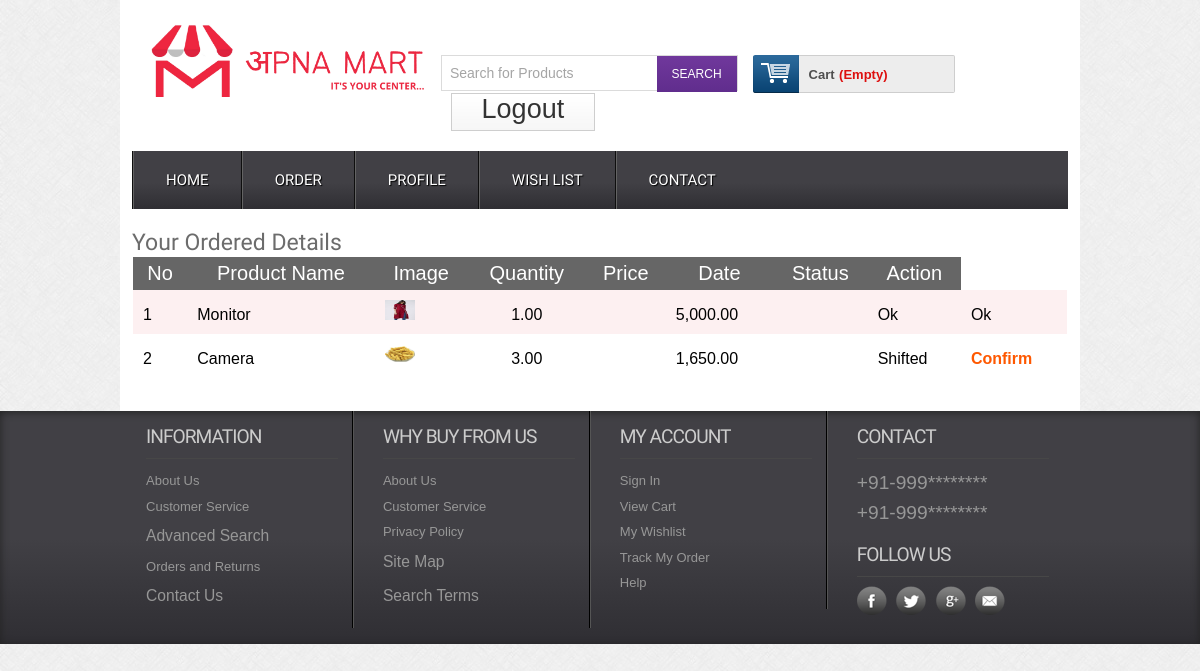
Page /orderdetails.php (signed in) on the committed database.
### tables this page shows
CREATE TABLE `tbl_order` (
  `id` int(11) NOT NULL,
  `cmrId` int(11) NOT NULL,
  `productId` int(11) NOT NULL,
  `productName` varchar(255) NOT NULL,
  `quantity` int(11) NOT NULL,
  `price` float NOT NULL,
  `image` varchar(255) NOT NULL,
  `date` datetime NOT NULL DEFAULT current_timestamp(),
  `status` int(11) NOT NULL DEFAULT 0
);

### classes/Cart.php (called while the page is built, shortened)
<?php
$filepath = realpath(dirname(__FILE__));
include_once($filepath.'/../lib/Database.php');
 ?>
<?php
class Cart
{
    private $db;
    public function __construct()
    {
        $this->db = new Database();
    }
    public function checkCartItem()
    {
        $sId = session_id();
        $query = "SELECT * FROM tbl_cart WHERE sId = '$sId'";
        $result = $this->db->select($query);
        return $result;
    }
    public function getOrderProduct($cmrId)
    {
        $query = "SELECT * FROM tbl_order WHERE cmrId = '$cmrId' ORDER BY date DESC";
        $result = $this->db->select($query);
        return $result;
    }
    public function checkOrder($cmrId)
    {
        $query = "SELECT * FROM tbl_order WHERE cmrId = '$cmrId'";
        $result = $this->db->select($query);
        return $result;
    }
}

### lib/Database.php (called while the page is built, shortened)
<?php
class Database
{
    public $host   = DB_HOST;
    public $user   = DB_USER;
    public $pass   = DB_PASS;
    public $dbname = DB_NAME;
    public $link;
    private function connectDB()
    {
        $this->link = new mysqli(
            $this->host,
            $this->user,
            $this->pass,
            $this->dbname
        );
    }
    public function select($query)
    {
        $result = $this->link->query($query) or
        die($this->link->error . __LINE__);
        if ($result->num_rows > 0) {
            return $result;
        } else {
            return false;
        }
    }
}

### lib/Session.php (called while the page is built, shortened)
<?php
class Session
{
    public static function get($key)
    {
        if (isset($_SESSION[$key])) {
            return $_SESSION[$key];
        } else {
            return false;
        }
    }
}

### classes/Product.php (called while the page is built, shortened)
<?php
$filepath = realpath(dirname(__FILE__));
include_once($filepath.'/../lib/Database.php');
 ?>
<?php
class Product
{
    private $db;
    public function __construct()
    {
        $this->db = new Database();
    }
    public function getWlistData($cmrId)
    {
        $query = "SELECT * FROM tbl_wlist WHERE cmrId = '$cmrId' ORDER BY id DESC";
        $result = $this->db->select($query);
        return $result;
    }
}

### orderdetails.php (the view, shortened to what this page needs)
<?php include 'inc/header.php'; ?>
 <div class="main">
    <div class="content">
    		<div class="section group">
    			<div class="order">
    				<h2>Your Ordered Details</h2>
    				<table class="tblone">
							<tr>
								<th>No</th>
								<th>Product Name</th>
								<th>Image</th>
								<th>Quantity</th>
								<th>Price</th>
								<th>Date</th>
								<th>Status</th>
								<th>Action</th>
							</tr>
							<?php
                            $cmrId = Session::get("cmrId");
                            $getOrder = $ct->getOrderProduct($cmrId);
                            if ($getOrder) {
                                $i=0;
                                while ($result = $getOrder->fetch_assoc()) {
                                    $i++; ?>
							<tr>
								<td><?php echo $i; ?></td>
								<td><?php echo $result['productName']; ?></td>
								<td><img src="../dashboard -blue/<?php echo $result['image']; ?>" alt=""/></td>
								<td style="text-align:center;"><?php echo $result['quantity'].".00"; ?></td>
								<td><?php echo $result['Address']; ?></td>
								<td><?php echo number_format($result['price']).".00"; ?></td>
                                <td><?php echo $fm->formatDate($result['date']); ?></td>
                                <td><?php
                                if ($result['status'] == '0') {
                                    echo "Pending";
                                } elseif ($result['status'] == '1') {
                                    echo "Shifted";
                                } else {
                                    echo "Ok";
                                } ?></td>
                                <?php if ($result['status'] == '1') {
                                    ?>
								<td><a href="?customerId=<?php echo $cmrId; ?>&price=<?php echo $result['price']; ?>&time=<?php echo $result['date']; ?>">Confirm</a></td>
                                <?php
                                } elseif ($result['status'] == '2') {
                                    ?>
								<td>Ok</td>
                                <?php
                                } elseif ($result['status'] == '0') {
                                    echo "<td>N/A</td>";
                                } ?>
							</tr>
							<?php
                                }
                            } ?>
						</table>
    			</div>
    		</div>
    </div>
 </div>
<?php include 'inc/footer.php'; ?>

### inc/header.php (shortened to what this page needs)
<?php
 include 'lib/Session.php';
include 'lib/Database.php';
$pd = new Product();
$ct = new Cart();
 ?>
<!DOCTYPE HTML>
<head>
<link href="css/style.css" rel="stylesheet" type="text/css" media="all"/>
<link href="css/menu.css" rel="stylesheet" type="text/css" media="all"/>
</head>
<body>
  <div class="wrap">
    <div class="header_top">
      <div class="logo">
        <img src="admin/img/apnamart.png"
        <a href="index.php">
      </div>
        <div class="header_top_right">
          <div class="search_box">
            <form action="search.php" method="post" >
              <input type="text" name="search" value="Search for Products" onfocus="this.value = '';" onblur="if (this.value == '') {this.value = 'Search for Products';}"><input type="submit" value="SEARCH">
            </form>
          </div>
          <div class="shopping_cart">
          <div class="cart">
            <a href="cart.php" title="View my shopping cart" rel="nofollow">
                <span class="cart_title">Cart</span>
                <span class="no_product">
                <?php
                                $getData = $ct->checkCartItem();
                                if ($getData) {
                                    $sum = Session::get("gTotal");
                                    $qty = Session::get("qty");
                                    echo "$".number_format($sum).".00"." | Qty: ".$qty;
                                } else {
                                    echo '(Empty)';
                                }
                                 ?>
                </span>
              </a>
            </div>
            </div>
       <div class="login">
        <?php
$login = Session::get("cuslogin");
if ($login == false) {
    ?>
    <a href="login.php">Login</a>
<?php
} else {
        ?>
<a href="?cid=<?php Session::get('cmrId'); ?>">Logout</a>
<?php
    }
 ?>
       </div>
   </div>
 </div>
<div class="menu">
  <ul id="dc_mega-menu-orange" class="dc_mm-orange">
    <li><a href="index.php">Home</a></li>
       <?php
      $cmrId = Session::get("cmrId");
      $chkOrder = $ct->checkOrder($cmrId);
      if ($chkOrder) {
          ?>
        <li><a href="orderdetails.php">Order</a></li>
      <?php
      }
       ?>
<?php
$login = Session::get("cuslogin");
if ($login == true) {
    ?>
  <li><a href="profile.php">Profile</a></li>
<?php
}
 ?>
    <?php $cmrId = Session::get("cmrId");
                                ?>
    <?php
                            $checkWlist = $pd->getWlistData($cmrId);
                            if ($checkWlist) {
                                ?>
    <li><a href="wlist.php">Wish List</a></li>
    <?php
                            } ?>
    <li><a href="contact.php">Contact</a> </li>
  </ul>
</div>

### inc/footer.php (shortened to what this page needs)
</div>
   <div class="footer">
   	  <div class="wrapper">
	     <div class="section group">
				<div class="col_1_of_4 span_1_of_4">
						<h4>Information</h4>
						<ul>
						<li><a href="#">About Us</a></li>
						<li><a href="#">Customer Service</a></li>
						<li><a href="#"><span>Advanced Search</span></a></li>
						<li><a href="#">Orders and Returns</a></li>
						<li><a href="contact.php"><span>Contact Us</span></a></li>
						</ul>
					</div>
				<div class="col_1_of_4 span_1_of_4">
					<h4>Why buy from us</h4>
						<ul>
						<li><a href="about.php">About Us</a></li>
						<li><a href="faq.php">Customer Service</a></li>
						<li><a href="#">Privacy Policy</a></li>
						<li><a href="contact.php"><span>Site Map</span></a></li>
						<li><a href="preview.php"><span>Search Terms</span></a></li>
						</ul>
				</div>
				<div class="col_1_of_4 span_1_of_4">
					<h4>My account</h4>
						<ul>
							<li><a href="login.php">Sign In</a></li>
							<li><a href="index.php">View Cart</a></li>
							<li><a href="#">My Wishlist</a></li>
							<li><a href="#">Track My Order</a></li>
							<li><a href="faq.php">Help</a></li>
						</ul>
				</div>
				<div class="col_1_of_4 span_1_of_4">
					<h4>Contact</h4>
						<ul>
							<li><span>+91-999********</span></li>
							<li><span>+91-999********</span></li>
						</ul>
						<div class="social-icons">
							<h4>Follow Us</h4>
					   		  <ul>
							      <li class="facebook"><a href="#" target="_blank"> </a></li>
							      <li class="twitter"><a href="#" target="_blank"> </a></li>
							      <li class="googleplus"><a href="#" target="_blank"> </a></li>
							      <li class="contact"><a href="#" target="_blank"> </a></li>
						     </ul>
   	 					</div>
				</div>
			</div>
     </div>
    </div>
    <link href="css/flexslider.css" rel='stylesheet' type='text/css' />
</body>
</html>

### css/menu.css (style rules this page uses)
ul.dc_mm-orange,ul.dc_mm-orange li { border:none; list-style:none; }
ul.dc_mm-orange { background: #414045; background: -moz-linear-gradient(top, #414045 55%, #2f2e33 100%); background: -webkit-gradient(linear, left top, left bottom, color-stop(55%,#414045), color-stop(100%,#2f2e33)); background: -webkit-linear-gradient(top, #414045 55%,#2f2e33 100%); background: -o-linear-gradient(top, #414045 55%,#2f2e33 100%); background: -ms-linear-gradient(top, #414045 55%,#2f2e33 100%); background: linear-gradient(to bottom, #414045 55%,#2f2e33 100%); filter: progid:DXImageTransform.Microsoft.gradient( startColorstr='#414045', endColorstr='#2f2e33',GradientType=0 ); font:normal 13px Arial,sans-serif; padding:0; position:relative; width:100%; }
ul.dc_mm-orange li { float:left; margin:0; padding:0; }
ul.dc_mm-orange li a { color:#fff; display:block; float:left; font-size:15px; padding:20px 32px; text-decoration:none; text-shadow:1px 1px 1px #000; text-transform:uppercase; font-family:'Doppio One', sans-serif; border-left:2px groove #636363; }

### orderdetails.php (style rules this page uses)
.tblone tr td { text-align: justify; }

### rows in the picture
tbl_order: productName "Monitor", image (picture), quantity "1", price "5,000", status "Ok"
tbl_order: productName "Camera", image (picture), quantity "3", price "1,650", status "Shifted"
